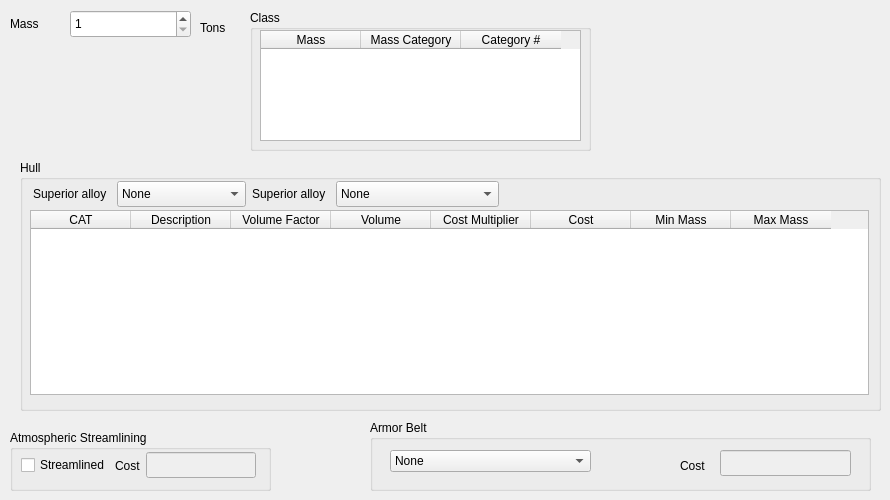
    <widget class="QWidget" name="basics_tab" >
     <attribute name="title" >
      <string>Main</string>
     </attribute>
     <widget class="QSpinBox" name="massSpinBox" >
      <property name="geometry" >
       <rect>
        <x>70</x>
        <y>10</y>
        <width>121</width>
        <height>28</height>
       </rect>
      </property>
      <property name="minimum" >
       <number>1</number>
      </property>
      <property name="maximum" >
       <number>9000000</number>
      </property>
      <property name="singleStep" >
       <number>1</number>
      </property>
     </widget>
     <widget class="QLabel" name="label_2" >
      <property name="geometry" >
       <rect>
        <x>10</x>
        <y>10</y>
        <width>51</width>
        <height>28</height>
       </rect>
      </property>
      <property name="text" >
       <string>Mass</string>
      </property>
     </widget>
     <widget class="QLabel" name="label_4" >
      <property name="geometry" >
       <rect>
        <x>200</x>
        <y>17</y>
        <width>32</width>
        <height>21</height>
       </rect>
      </property>
      <property name="text" >
       <string>Tons</string>
      </property>
     </widget>
     <widget class="QGroupBox" name="groupBox_2" >
      <property name="geometry" >
       <rect>
        <x>250</x>
        <y>10</y>
        <width>341</width>
        <height>141</height>
       </rect>
      </property>
      <property name="title" >
       <string>Class</string>
      </property>
      <widget class="QTableWidget" name="classTableWidget" >
       <property name="enabled" >
        <bool>true</bool>
       </property>
       <property name="geometry" >
        <rect>
         <x>10</x>
         <y>20</y>
         <width>321</width>
         <height>111</height>
        </rect>
       </property>
       <property name="selectionMode" >
        <enum>QAbstractItemView::SingleSelection</enum>
       </property>
       <property name="selectionBehavior" >
        <enum>QAbstractItemView::SelectRows</enum>
       </property>
       <column>
        <property name="text" >
         <string>Mass</string>
        </property>
       </column>
       <column>
        <property name="text" >
         <string>Mass Category</string>
        </property>
       </column>
       <column>
        <property name="text" >
         <string>Category #</string>
        </property>
       </column>
      </widget>
     </widget>
     <widget class="QGroupBox" name="groupBox_3" >
      <property name="geometry" >
       <rect>
        <x>20</x>
        <y>160</y>
        <width>861</width>
        <height>251</height>
       </rect>
      </property>
      <property name="title" >
       <string>Hull</string>
      </property>
      <widget class="QTableWidget" name="hullTableWidget" >
       <property name="geometry" >
        <rect>
         <x>10</x>
         <y>50</y>
         <width>839</width>
         <height>185</height>
        </rect>
       </property>
       <property name="selectionMode" >
        <enum>QAbstractItemView::SingleSelection</enum>
       </property>
       <property name="selectionBehavior" >
        <enum>QAbstractItemView::SelectRows</enum>
       </property>
       <column>
        <property name="text" >
         <string>CAT</string>
        </property>
       </column>
       <column>
        <property name="text" >
         <string>Description</string>
        </property>
       </column>
       <column>
        <property name="text" >
         <string>Volume Factor</string>
        </property>
       </column>
       <column>
        <property name="text" >
         <string>Volume</string>
        </property>
       </column>
       <column>
        <property name="text" >
         <string>Cost Multiplier</string>
        </property>
       </column>
       <column>
        <property name="text" >
         <string>Cost</string>
        </property>
       </column>
       <column>
        <property name="text" >
         <string>Min Mass</string>
        </property>
       </column>
       <column>
        <property name="text" >
         <string>Max Mass</string>
        </property>
       </column>
      </widget>
      <widget class="QLabel" name="label_7" >
       <property name="geometry" >
        <rect>
         <x>13</x>
         <y>21</y>
         <width>78</width>
         <height>26</height>
        </rect>
       </property>
       <property name="text" >
        <string>Superior alloy</string>
       </property>
      </widget>
      <widget class="QLabel" name="label_8" >
       <property name="geometry" >
        <rect>
         <x>232</x>
         <y>21</y>
         <width>78</width>
         <height>26</height>
        </rect>
       </property>
       <property name="text" >
        <string>Superior alloy</string>
       </property>
      </widget>
      <widget class="QComboBox" name="alloyDBComboBox" >
       <property name="geometry" >
        <rect>
         <x>97</x>
         <y>21</y>
         <width>129</width>
         <height>26</height>
        </rect>
       </property>
       <item>
        <property name="text" >
         <string>None</string>
        </property>
       </item>
       <item>
        <property name="text" >
         <string>DB +5 cost: 2.0</string>
        </property>
       </item>
       <item>
        <property name="text" >
         <string>DB +10 cost: 4.0</string>
        </property>
       </item>
       <item>
        <property name="text" >
         <string>DB +15 cost: 8.0</string>
        </property>
       </item>
       <item>
        <property name="text" >
         <string>DB +20 cost: 16.0</string>
        </property>
       </item>
       <item>
        <property name="text" >
         <string>DB +25 cost: 32.0</string>
        </property>
       </item>
      </widget>
      <widget class="QComboBox" name="alloyVFComboBox" >
       <property name="geometry" >
        <rect>
         <x>316</x>
         <y>21</y>
         <width>163</width>
         <height>26</height>
        </rect>
       </property>
       <item>
        <property name="text" >
         <string>None</string>
        </property>
       </item>
       <item>
        <property name="text" >
         <string>-10% Volume cost: 2.0</string>
        </property>
       </item>
       <item>
        <property name="text" >
         <string>-20% Volume cost: 4.0</string>
        </property>
       </item>
       <item>
        <property name="text" >
         <string>-40% Volume cost: 8.0</string>
        </property>
       </item>
       <item>
        <property name="text" >
         <string>-60% Volume cost: 16.0</string>
        </property>
       </item>
       <item>
        <property name="text" >
         <string>-80% Volume cost: 32.0</string>
        </property>
       </item>
      </widget>
     </widget>
     <widget class="QGroupBox" name="groupBox_8" >
      <property name="geometry" >
       <rect>
        <x>10</x>
        <y>430</y>
        <width>261</width>
        <height>61</height>
       </rect>
      </property>
      <property name="title" >
       <string>Atmospheric Streamlining</string>
      </property>
      <widget class="QCheckBox" name="streamlinedCheckBox" >
       <property name="geometry" >
        <rect>
         <x>11</x>
         <y>24</y>
         <width>88</width>
         <height>22</height>
        </rect>
       </property>
       <property name="text" >
        <string>Streamlined</string>
       </property>
      </widget>
      <widget class="QLabel" name="label_15" >
       <property name="geometry" >
        <rect>
         <x>105</x>
         <y>21</y>
         <width>25</width>
         <height>29</height>
        </rect>
       </property>
       <property name="text" >
        <string>Cost</string>
       </property>
      </widget>
      <widget class="QLineEdit" name="streamlinedCostLineEdit" >
       <property name="enabled" >
        <bool>false</bool>
       </property>
       <property name="geometry" >
        <rect>
         <x>136</x>
         <y>22</y>
         <width>110</width>
         <height>26</height>
        </rect>
       </property>
       <property name="readOnly" >
        <bool>true</bool>
       </property>
      </widget>
     </widget>
     <widget class="QGroupBox" name="groupBox_11" >
      <property name="geometry" >
       <rect>
        <x>370</x>
        <y>420</y>
        <width>501</width>
        <height>71</height>
       </rect>
      </property>
      <property name="title" >
       <string>Armor Belt</string>
      </property>
      <widget class="QComboBox" name="armorBeltComboBox" >
       <property name="geometry" >
        <rect>
         <x>20</x>
         <y>30</y>
         <width>201</width>
         <height>22</height>
        </rect>
       </property>
       <item>
        <property name="text" >
         <string>None</string>
        </property>
       </item>
       <item>
        <property name="text" >
         <string>+5 DB and +5% HP</string>
        </property>
       </item>
       <item>
        <property name="text" >
         <string>+10 DB and +10% HP</string>
        </property>
       </item>
       <item>
        <property name="text" >
         <string>+15 DB and +15% HP</string>
        </property>
       </item>
       <item>
        <property name="text" >
         <string>+20 DB and +20% HP</string>
        </property>
       </item>
       <item>
        <property name="text" >
         <string>+25 DB and +25% HP</string>
        </property>
       </item>
      </widget>
      <widget class="QLineEdit" name="armorBeltCostLineEdit" >
       <property name="enabled" >
        <bool>false</bool>
       </property>
       <property name="geometry" >
        <rect>
         <x>350</x>
         <y>30</y>
         <width>131</width>
         <height>26</height>
        </rect>
       </property>
       <property name="readOnly" >
        <bool>true</bool>
       </property>
      </widget>
      <widget class="QLabel" name="label_32" >
       <property name="geometry" >
        <rect>
         <x>310</x>
         <y>30</y>
         <width>54</width>
         <height>31</height>
        </rect>
       </property>
       <property name="text" >
        <string>Cost</string>
       </property>
      </widget>
     </widget>
    </widget>
